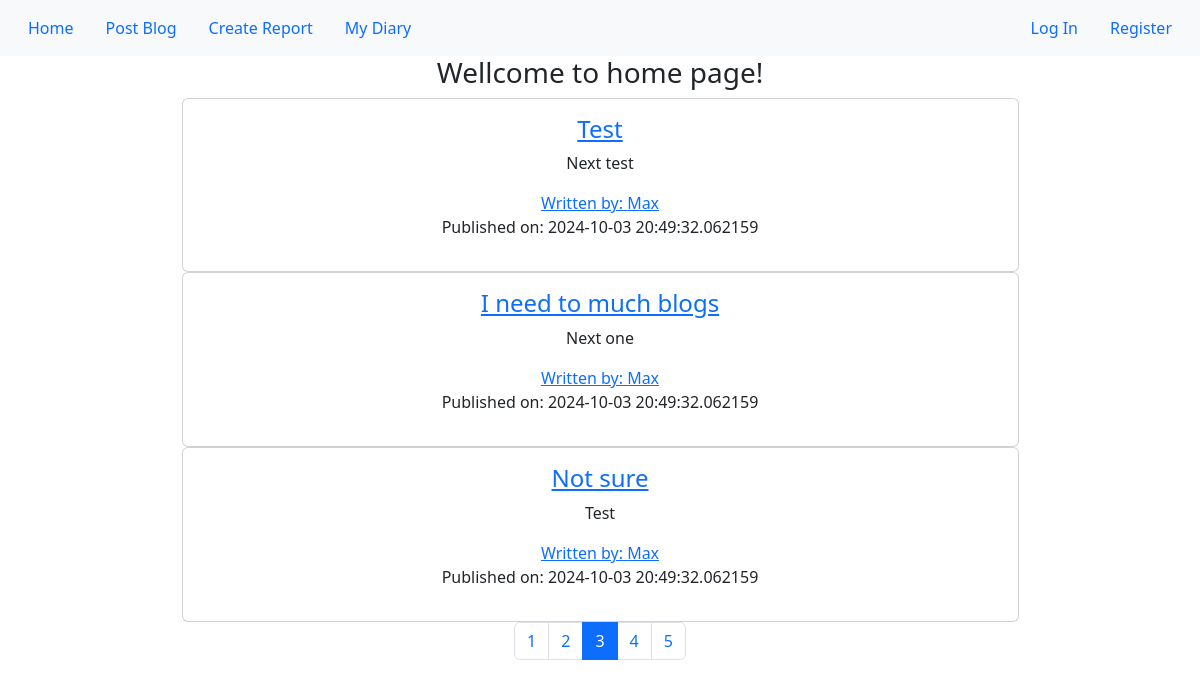
/?page=3, run on the app's committed database.
### compro/models.py (models this page shows, shortened)
class Blogs(db.Model):
    __tablename__ = 'blogs'
    id = db.Column(db.Integer, primary_key=True)
    title = db.Column(db.String(128), nullable=False)
    content = db.Column(db.Text, nullable=False)
    posted_date = db.Column(db.DateTime, default = datetime.utcnow())
    author_id = db.Column(db.Integer, db.ForeignKey('users.id'), nullable=False)

class Users (db.Model, UserMixin):
     __tablename__ = 'users'
     id = db.Column(db.Integer, primary_key=True)
     username = db.Column(db.String(64), nullable = False)
     email = db.Column(db.String(128), nullable=True, index=True, unique=True)
     hash_password = db.Column(db.String(128))
     profile_photo_path = db.Column(db.String(), default='default.jpg')
     post = db.relationship('Blogs', backref='author', lazy='dynamic')

### compro/core/views.py (the view)
@core_bp.route('/')
def index():
    page = request.args.get('page', 1, type=int)
    blog_posts = Blogs.query.order_by(Blogs.posted_date.desc()).paginate(page=page, per_page=3)
    return render_template('index.html', blog_posts=blog_posts, page=page)

### compro/templates/index.html
{% extends 'base.html' %}
{% block content %}
    <h3 align="center">Wellcome to home page!</h3>
    <div class="container center">
        {% for post in blog_posts.items %}
    <div align="center">
    <div class="card w-75" >
      <div class="card-body">
        <h4><a href="{{ url_for('blog.read_post',post_id=post.id) }}">{{ post.title }}</a></h4>
        <p class="card-text">{{ post.content }}</p>
        <a href="#" class="card-link">Written by: {{ post.author.username }}</a>
        <p>Published on: {{ post.posted_date }}</p>
      </div>
    </div>
    </div>
        {% endfor %}
    </div>
  <nav aria-label="pagination">
  <ul class="pagination justify-content-center">
    {% for num_page in blog_posts.iter_pages(left_edge=1, left_current=1, right_current=2, right_edge=1) %}
            {% if page == num_page %}
            <li class="page-item active" ><span class="page-link">{{ num_page }}</span></li>
            {% elif num_page == None %}
             <li class="page-item" ><span class="page-link">...</span></li>
            {% else %}
            <li class="page-item"><a class="page-link" href="{{ url_for('core.index',page=num_page) }}">{{ num_page }}</a></li>
            {% endif %}
      {% endfor %}
  </ul>
</nav>
{% endblock %}

### data on the page
Blogs: title "Test", content "Next test", author.username "Max", posted_date "2024-10-03 20:49:32.062159"
Blogs: title "I need to much blogs", content "Next one", author.username "Max", posted_date "2024-10-03 20:49:32.062159"
Blogs: title "Not sure", content "Test", author.username "Max", posted_date "2024-10-03 20:49:32.062159"

### other printed values
{{ num_page }} "1" "2" "4" "5"
{{ num_page }} "3"
